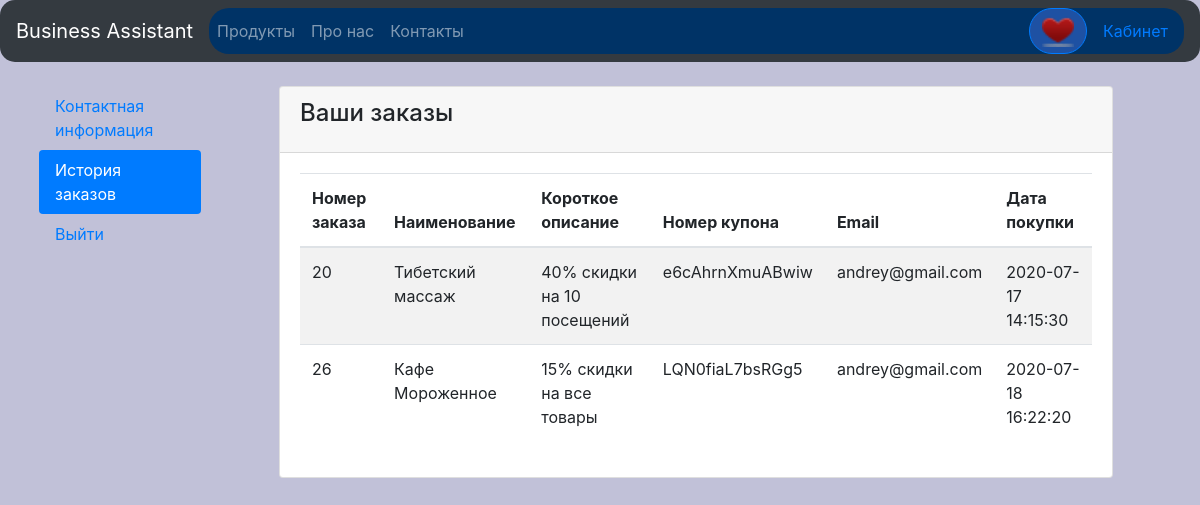
The app's page /shop/orders_history.php (signed in) with its own data.
### tables this page shows
CREATE TABLE `orders` (
  `id` int(11) NOT NULL,
  `user_id` int(11) NOT NULL,
  `coupon` varchar(50) NOT NULL,
  `data` datetime NOT NULL DEFAULT current_timestamp(),
  `email` varchar(255) NOT NULL,
  `product_id` int(11) NOT NULL
);

CREATE TABLE `products` (
  `id` int(11) NOT NULL,
  `request_id` int(11) NOT NULL,
  `title` varchar(255) NOT NULL,
  `cost` int(11) NOT NULL,
  `description` varchar(255) NOT NULL,
  `content` text NOT NULL,
  `image` varchar(255) NOT NULL,
  `category_id` int(11) NOT NULL
);

### shop/configs/settings.php (called while the page is built, shortened)
<?php
if(isset($_COOKIE["user_id"])) {
	$user_id = $_COOKIE["user_id"];
}
?>

### shop/orders_history.php (the view, shortened to what this page needs)
<?php
include $_SERVER['DOCUMENT_ROOT'] . '/shop/configs/db.php';
include $_SERVER['DOCUMENT_ROOT'] . '/shop/parts/header.php';
?>
<div class="row m-4">
	<?php
	include 'parts/account/nav.php';
	?>
   <div class="col-9 ml-5">
        <div class="card strpied-tabled-with-hover">
            <div class="card-header ">
                <h4 class="card-title">Ваши заказы</h4>
            </div>
            <div class="card-body table-full-width table-responsive">
                <table class="table table-hover table-striped">
                    <thead>
                        <th>Номер заказа</th>
                        <th>Наименование</th>
                        <th>Короткое описание</th>
                        <th>Номер купона</th>
                        <th>Email</th>
                        <th>Дата покупки</th>
                    </thead>
                    <tbody>
                        <?php
                        $sql = "SELECT * FROM orders WHERE `user_id`=" . $user_id;
                        $result = $conn->query($sql);
                        while ($row = mysqli_fetch_assoc($result)) {
                        ?>
                        <tr>
                            <td><?php echo $row['id']; ?></td>
                            <td>
                            	<?php
                            	$sql1 = "SELECT * FROM products WHERE `id`=" . $row['product_id'];
		                        $result1 = $conn->query($sql1);
		                        $product = mysqli_fetch_assoc($result1);
		                        echo $product['title'];
		                        ?>
                            </td>
                            <td><?php echo $product['description']; ?></td>
                            <td><?php echo $row['coupon']; ?></td>
                            <td><?php echo $row['email']; ?></td>
                            <td><?php echo $row['data']; ?></td>
                        </tr>
                        <?php
                        }
                        ?>
                    </tbody>
                </table>
            </div>
        </div>
    </div>
<?php
include 'parts/footer.php';
?>

### records on screen
orders: id "20", product.title "Тибетский массаж", product.description "40% скидки на 10 посещений", coupon "e6cAhrnXmuABwiw", email "andrey@gmail.com", data "2020-07-17 14:15:30"
orders: id "26", product.title "Кафе Мороженное", product.description "15% скидки на все товары", coupon "LQN0fiaL7bsRGg5", email "andrey@gmail.com", data "2020-07-18 16:22:20"

### other values on screen
$nameSite "Business Assistant"
